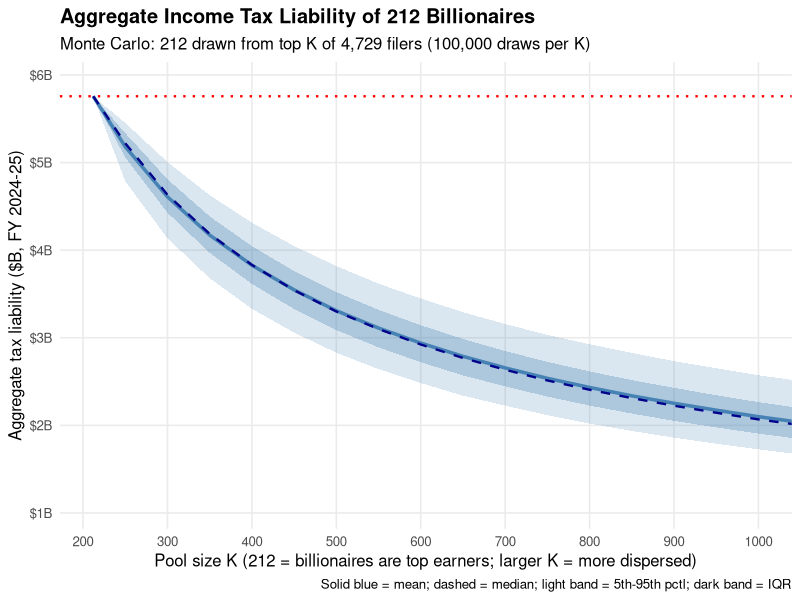
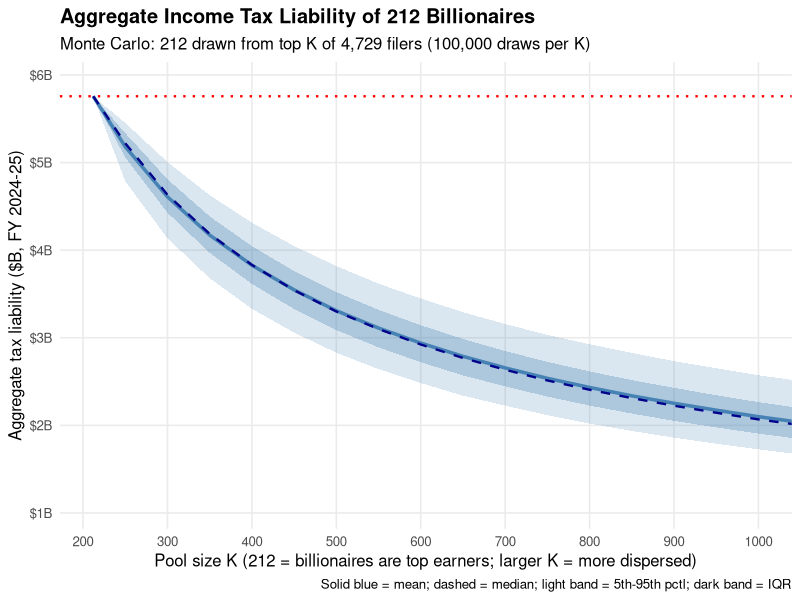
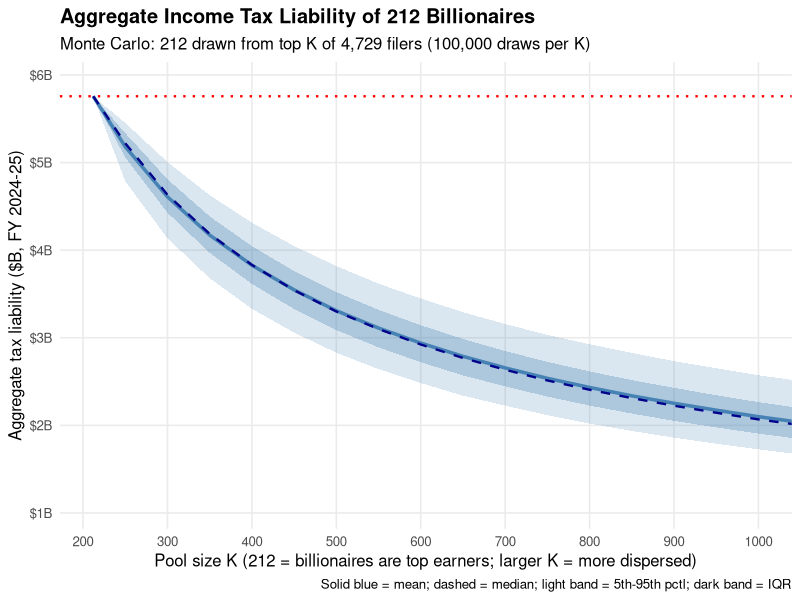

Write the R code that produced these figures, in order.
################################################################################
# Monte Carlo Simulation: Billionaire Income Tax Contributions
#
# Purpose: Estimate the aggregate CA income tax liability of 212 billionaires
#          under the assumption that they are NOT necessarily the top 212
#          earners in the $10M+ AGI bracket, but are instead randomly
#          distributed across the top K positions (K = 212, ..., 2000).
#
# Authors: Rauh, Jaros, Kearney, Doran, Cosso
# Date: March 2026
################################################################################

# =============================================================================
# PART 0: Setup
# =============================================================================
library(ggplot2)

set.seed(42)

# Set working directory to the root of your local clone, e.g.:
# setwd("<YOUR_PATH>/wealth_tax")

# Update output directory to match your local setup, e.g.:
# plot_dir <- "<YOUR_PATH>/wealth_tax/NPV_plots"
plot_dir <- "../NPV_plots"

# =============================================================================
# 1. DATA AND PARETO FIT
# =============================================================================

# FTB published cumulative filer counts above AGI thresholds (TY 2023)
# Source: CA Franchise Tax Board, PIT Annual Report 2024, Table B-4A
thresholds <- c(1e6, 2e6, 3e6, 4e6, 5e6, 10e6)
filer_counts <- c(131400, 43900, 24700, 16700, 12200, 4729)

# OLS on log-linearized Pareto survival function: ln(N) = ln(A) - alpha * ln(y)
fit <- lm(log(filer_counts) ~ log(thresholds))
alpha <- -coef(fit)[2]
ln_A  <- coef(fit)[1]
A     <- exp(ln_A)
r_sq  <- summary(fit)$r.squared

cat(sprintf("Pareto fit: alpha = %.4f, R-squared = %.4f\n", alpha, r_sq))
cat(sprintf("Paper reports: alpha = 1.44, R-squared = 0.999\n\n"))

# =============================================================================
# 2. GENERATE PARETO-IMPLIED INCOME SCHEDULE
# =============================================================================

n_filers <- 4729
bracket_tax_ty23 <- 11.1  # $B, total tax liability in bracket (TY 2023)

# Income at rank r (r=1 is highest): y_r = (A / r)^(1/alpha)
ranks <- 1:n_filers
incomes <- (A / ranks)^(1 / alpha)

# Normalize to get each filer's share of total bracket tax
income_shares <- incomes / sum(incomes)
tax_by_rank <- income_shares * bracket_tax_ty23  # $B per filer

# ---------------------------------------------------------------
# RESCALE: The discrete sum Σ y_j / Σ y_i undershoots the
# continuous Pareto share formula S(k,n) = (k/n)^((α-1)/α) by
# ~11% due to the continuous-vs-discrete approximation gap.
# The paper uses the continuous formula, so we calibrate the
# discrete schedule to match.
# ---------------------------------------------------------------
continuous_top212_share <- (212 / n_filers)^((alpha - 1) / alpha)
discrete_top212_share  <- sum(income_shares[1:212])
rescale_factor <- continuous_top212_share / discrete_top212_share
tax_by_rank <- tax_by_rank * rescale_factor

cat(sprintf("Continuous Pareto share (top 212): %.1f%%\n", continuous_top212_share * 100))
cat(sprintf("Discrete summation share (top 212): %.1f%%\n", discrete_top212_share * 100))
cat(sprintf("Rescale factor: %.4f\n\n", rescale_factor))

# Verification
top_212_tax <- sum(tax_by_rank[1:212])
cat(sprintf("Verification (after rescaling):\n"))
cat(sprintf("  Top 212 tax liability (TY 2023): $%.2fB\n", top_212_tax))
cat(sprintf("  Expected (continuous formula):   $%.2fB\n", continuous_top212_share * bracket_tax_ty23))
cat(sprintf("\n"))

# =============================================================================
# 3. SCALING FACTOR: TY 2023 -> FY 2024-25
# =============================================================================

total_pit_ty23 <- bracket_tax_ty23 / 0.114  # ~$97.4B
total_pit_fy25 <- 130.0  # $B, FY 2024-25
scale_factor   <- total_pit_fy25 / total_pit_ty23

cat(sprintf("Scaling: TY2023 total PIT = $%.1fB, FY24-25 = $%.0fB, factor = %.4f\n",
            total_pit_ty23, total_pit_fy25, scale_factor))
cat(sprintf("Upper bound (K=212): $%.2fB (TY23) x %.4f = $%.2fB (FY24-25)\n\n",
            top_212_tax, scale_factor, top_212_tax * scale_factor))

# =============================================================================
# 4. MONTE CARLO SIMULATION
# =============================================================================

n_billionaires <- 212
n_sims         <- 100000

# Sweep K from 212 to 2000
K_values <- c(212, seq(250, 2000, by = 50))

# Pre-allocate results
results <- data.frame(
  K = integer(), mean = numeric(), median = numeric(),
  p05 = numeric(), p10 = numeric(), p25 = numeric(),
  p75 = numeric(), p90 = numeric(), p95 = numeric(), sd = numeric()
)

cat("Running Monte Carlo simulations...\n")

for (K in K_values) {
  
  sim_totals <- replicate(n_sims, {
    drawn_ranks <- sample(1:K, size = n_billionaires, replace = FALSE)
    sum(tax_by_rank[drawn_ranks])
  })
  
  results <- rbind(results, data.frame(
    K = K, mean = mean(sim_totals), median = median(sim_totals),
    p05 = quantile(sim_totals, 0.05), p10 = quantile(sim_totals, 0.10),
    p25 = quantile(sim_totals, 0.25), p75 = quantile(sim_totals, 0.75),
    p90 = quantile(sim_totals, 0.90), p95 = quantile(sim_totals, 0.95),
    sd = sd(sim_totals)
  ))
  
  if (K %% 500 == 0 || K == 212 || K == 250 || K == 300) {
    cat(sprintf("  K = %4d: mean = $%.2fB, median = $%.2fB, [p05 = $%.2fB, p95 = $%.2fB]\n",
                K, mean(sim_totals), median(sim_totals),
                quantile(sim_totals, 0.05), quantile(sim_totals, 0.95)))
  }
}

cat("\nDone.\n\n")

# =============================================================================
# 5. SCALE TO FY 2024-25
# =============================================================================

results$mean_fy25   <- results$mean   * scale_factor
results$median_fy25 <- results$median * scale_factor
results$p05_fy25    <- results$p05    * scale_factor
results$p10_fy25    <- results$p10    * scale_factor
results$p25_fy25    <- results$p25    * scale_factor
results$p75_fy25    <- results$p75    * scale_factor
results$p90_fy25    <- results$p90    * scale_factor
results$p95_fy25    <- results$p95    * scale_factor

# =============================================================================
# 6. SUMMARY TABLE
# =============================================================================

cat("=================================================================\n")
cat("RESULTS: Aggregate Tax Liability of 212 Billionaires (FY 2024-25)\n")
cat("=================================================================\n")
cat(sprintf("%-6s %10s %10s %10s %10s\n", "K", "Mean($B)", "Median($B)", "P05($B)", "P95($B)"))
cat(paste(rep("-", 50), collapse = ""), "\n")

for (i in 1:nrow(results)) {
  cat(sprintf("%-6d %10.2f %10.2f %10.2f %10.2f\n",
              results$K[i],
              results$mean_fy25[i], results$median_fy25[i],
              results$p05_fy25[i], results$p95_fy25[i]))
}

cat(sprintf("\nUpper bound (K=212, deterministic): $%.2fB (FY 24-25)\n",
            top_212_tax * scale_factor))

# =============================================================================
# 7. PLOT
# =============================================================================

p <- ggplot(results, aes(x = K)) +
  geom_ribbon(aes(ymin = p05_fy25, ymax = p95_fy25), 
              fill = "steelblue", alpha = 0.2) +
  geom_ribbon(aes(ymin = p25_fy25, ymax = p75_fy25), 
              fill = "steelblue", alpha = 0.3) +
  geom_line(aes(y = mean_fy25), color = "steelblue", linewidth = 1.2) +
  geom_line(aes(y = median_fy25), color = "darkblue", linewidth = 0.8, 
            linetype = "dashed") +
  geom_hline(yintercept = top_212_tax * scale_factor, 
             color = "red", linetype = "dotted", linewidth = 0.8) +
  annotate("text", x = 1800, y = top_212_tax * scale_factor + 0.15,
           label = sprintf("Upper bound: $%.1fB", top_212_tax * scale_factor),
           color = "red", size = 3.5, hjust = 1) +
  labs(
    title = "Aggregate Income Tax Liability of 212 Billionaires",
    subtitle = "Monte Carlo: 212 drawn from top K of 4,729 filers (100,000 draws per K)",
    x = "Pool size K (212 = billionaires are top earners; larger K = more dispersed)",
    y = "Aggregate tax liability ($B, FY 2024-25)",
    caption = "Solid blue = mean; dashed = median; light band = 5th-95th pctl; dark band = IQR"
  ) +
  scale_x_continuous(breaks = seq(200, 1000, by = 100)) +
  scale_y_continuous(labels = function(x) paste0("$", x, "B")) +
  theme_minimal(base_size = 12) +
  theme(
    plot.title = element_text(face = "bold"),
    panel.grid.minor = element_blank()
  )

p <- p + coord_cartesian(xlim = c(212, 1000))
print(p)

ggsave(file.path(plot_dir, "billionaire_tax_monte_carlo.pdf"), p, width = 10, height = 6.5)
ggsave(file.path(plot_dir, "billionaire_tax_monte_carlo.png"), p, width = 10, height = 6.5, dpi = 300)

cat("\nPlots saved to NPV_plots/\n")

# =============================================================================
# 8. EXPORT RESULTS
# =============================================================================

write.csv(results, "monte_carlo_results_v2.csv", row.names = FALSE)
cat("Results saved: monte_carlo_results_v2.csv\n")

# =============================================================================
# 9. KEY NUMBERS FOR PAPER
# =============================================================================

cat("\n=================================================================\n")
cat("KEY NUMBERS FOR SECTION 5.1.1\n")
cat("=================================================================\n")
cat(sprintf("Upper bound (Pareto, K=212): $%.2fB (FY 24-25)\n",
            top_212_tax * scale_factor))

for (K_report in c(300, 400, 500, 750, 1000, 1500, 2000)) {
  row <- results[results$K == K_report, ]
  if (nrow(row) > 0) {
    cat(sprintf("K = %4d: mean = $%.2fB, 90%% CI = [$%.2fB, $%.2fB]\n",
                K_report, row$mean_fy25, row$p05_fy25, row$p95_fy25))
  }
}
